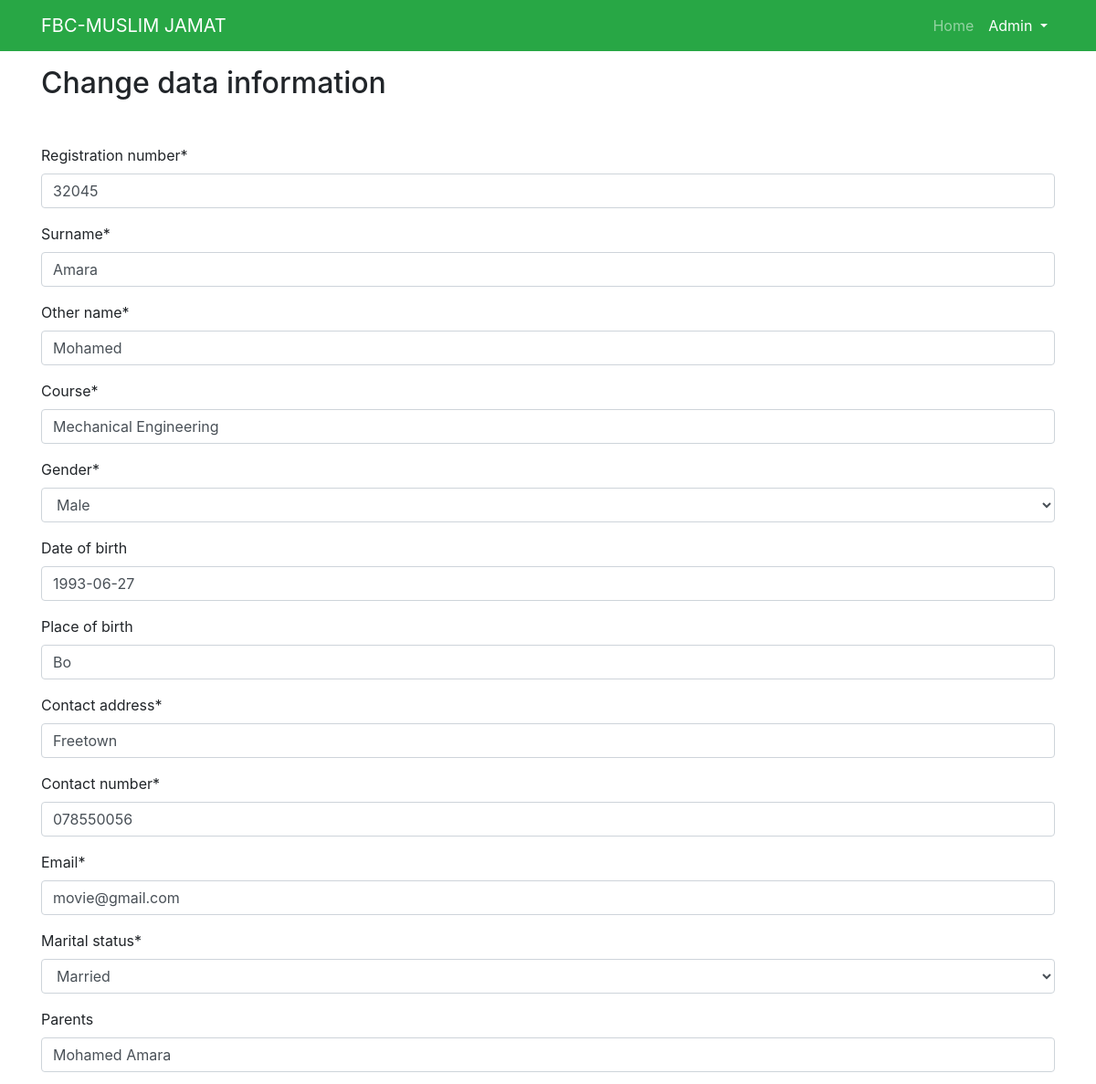
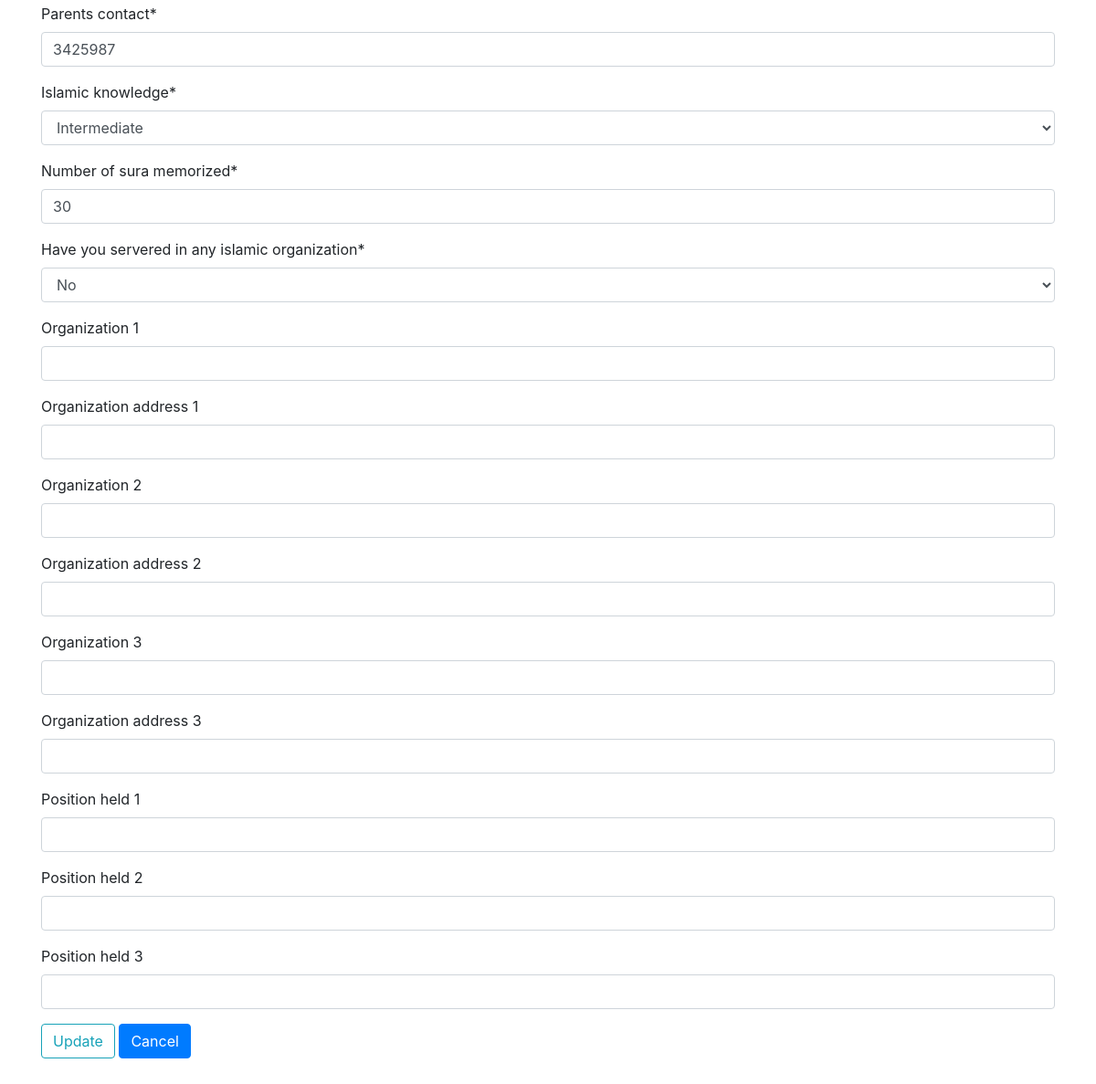
The app's page /data/4/edit/ (signed in) with its own data (2 pictures, top to bottom).
### accounts/models.py (models this page shows, shortened)
class RegistrationForm(models.Model):
    Gender = (
        ('Male', 'Male'),
        ('Female', 'Female'),
    )
    Marital_Status = (
        ('Single', 'Single'),
        ('Married', 'Married'),
        ('Divorce', 'Divorce')
    )
    IslamicKnowledge = (
        ('None', 'None'),
        ('Basic', 'Basic'),
        ('Intermediate', 'Intermediate')
    )
    serve_in_organization = (
        ('No', 'No'),
        ('Yes', 'Yes')
    )
    registration_number = models.IntegerField(blank=False, null=False)
    surname = models.CharField(max_length=50, blank=False, null=False)
    other_name = models.CharField(max_length=60, blank=False, null=False)
    course = models.CharField(max_length=60, blank=False, null=False)
    gender = models.CharField(choices=Gender, max_length=19, blank=False, null=False, default='Male')
    date_of_birth = models.DateField(blank=True, null=True)
    place_of_birth = models.CharField(max_length=100, blank=True, null=True)
    contact_address = models.CharField(max_length=150, blank=False, null=False)
    contact_number = models.CharField(max_length=11, blank=False, null=False)
    email = models.EmailField(blank=False, null=False)
    marital_status = models.CharField(choices=Marital_Status, max_length=8, blank=False, null=True, default='Single')
    parents = models.CharField(max_length=40, blank=True, null=True)
    parents_contact = models.CharField(max_length=11, blank=False, null=False)
    islamic_knowledge = models.CharField(choices=IslamicKnowledge, max_length=12, blank=False, null=False, default='None')
    number_of_sura_memorized = models.PositiveIntegerField(blank=False, null=True)
    have_you_servered_in_any_islamic_organization = models.CharField(choices=serve_in_organization, max_length=4, blank=False, null=False, default='No')
    organization_1 = models.CharField(max_length = 120, blank=True, null=True)
    organization_address_1 = models.CharField(max_length = 120, blank=True, null=True)
    organization_2 = models.CharField(max_length = 120, blank=True, null=True)
    organization_address_2 = models.CharField(max_length = 120, blank=True, null=True)
    organization_3 = models.CharField(max_length = 120, blank=True, null=True)
    organization_address_3 = models.CharField(max_length = 120, blank=True, null=True)
    position_held_1 = models.CharField(max_length=25, blank=True, null=True)
    position_held_2 = models.CharField(max_length=25, blank=True, null=True)
    position_held_3 = models.CharField(max_length=25, blank=True, null=True)

### accounts/views.py (the view)
# urls.py: path('data/<int:pk>/edit/', DataUpdateView.as_view(), name='data_edit'),
class DataUpdateView(LoginRequiredMixin, UpdateView):
    model = RegistrationForm
    fields = '__all__'
    template_name = 'data_edit.html'
    success_url = reverse_lazy('home')

### accounts/templates/data_edit.html (shortened to what this page needs)
{% extends 'base.html' %}
{% load crispy_forms_tags %}
{% block content %}
    <div class="container">
        <h2 class="mt-3" >Change data information</h2>
        <form class="mt-5" action="" method="post">
            {{ form|crispy }}
            <div class="form-group">
                <input class="btn btn-outline-info" type="submit" value="Update">
                <a class="btn btn-primary" href="{% url 'home' %}">Cancel</a>
            </div>
        </form>
        <br>
    </div>
{% endblock content %}

### accounts/templates/base.html (shortened to what this page needs)
<!DOCTYPE html>
<html lang="en">
<head>
    <link rel="stylesheet" href="https://cdn.jsdelivr.net/npm/bootstrap@4.5.3/dist/css/bootstrap.min.css">
    <link rel="stylesheet" href="https://maxcdn.bootstrapcdn.com/font-awesome/4.7.0/css/font-awesome.min.css">
</head>
<body>
    <nav class="navbar navbar-expand-lg navbar-dark bg-success">
        <div class="container">
            <a class="navbar-brand" href="#">FBC-MUSLIM JAMAT</a>
            <div class="collapse navbar-collapse" id="navbarSupportedContent">
                <ul class="navbar-nav ml-auto">
                    {% if user.is_authenticated %}
                        <li class="nav-item ">
                            <a class="nav-link" href="{% url 'home' %}">Home <span class="sr-only">(current)</span></a>
                        </li>
                        <li class="nav-item dropdown active">
                            <a class="nav-link dropdown-toggle" href="#" id="navbarDropdown" role="button" data-toggle="dropdown" aria-haspopup="true" aria-expanded="false">
                                {{user.username}}
                            </a>
                        </li>
                    {% else %}
                        <li class="nav-item">
                            <a class="nav-link" href="{% url 'register' %}">Register<span class="sr-only">(current)</span></a>
                        </li>
                    {% endif %}
                </ul>
            </div>
        </div>
      </nav>
    <div class="container-fluid">
        {% block content%}
        {% endblock content%}
    </div>
</body>
</html>

### records on screen
RegistrationForm: registration_number "32045", surname "Amara", other_name "Mohamed", course "Mechanical Engineering", gender "Male", date_of_birth "1993-06-27", place_of_birth "Bo", contact_address "Freetown", contact_number "078550056", email "movie@gmail.com", marital_status "Married", parents "Mohamed Amara", parents_contact "3425987", islamic_knowledge "Intermediate", number_of_sura_memorized "30", form "No"

### other values on screen
{{ user.username }} "Admin"
